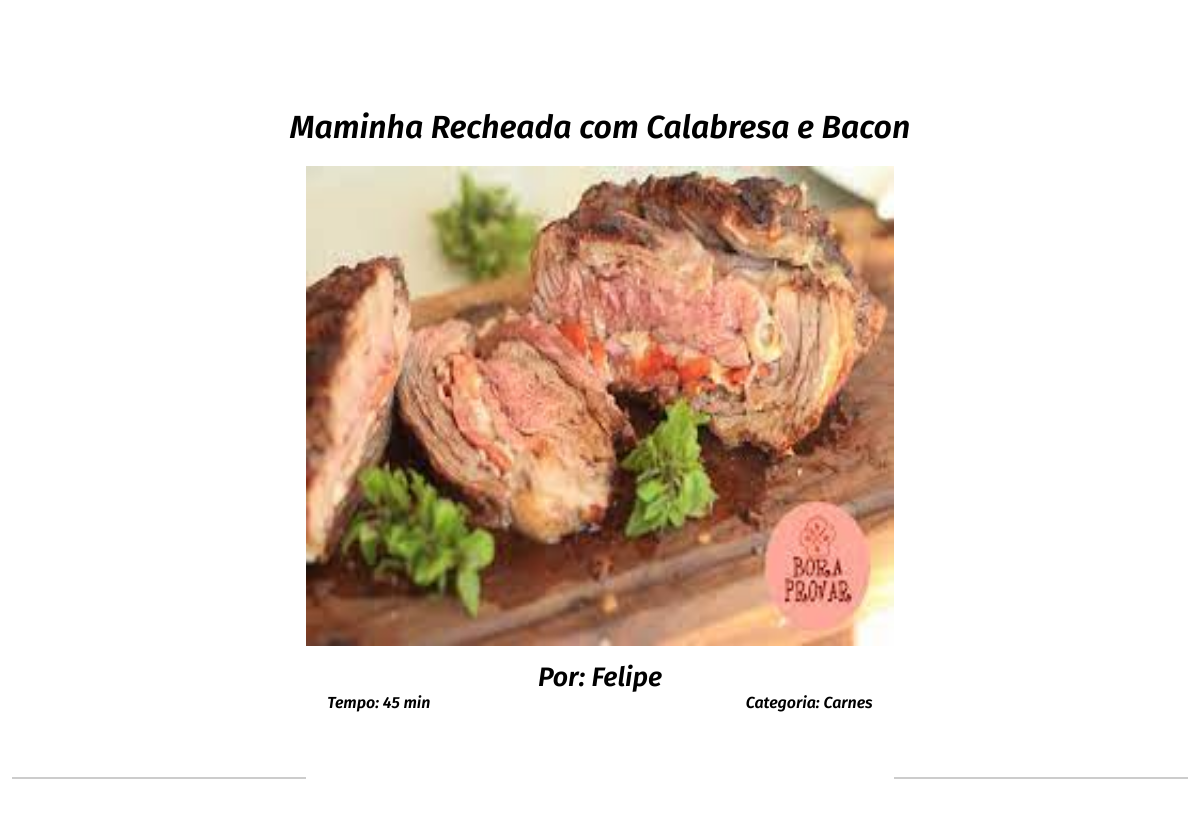
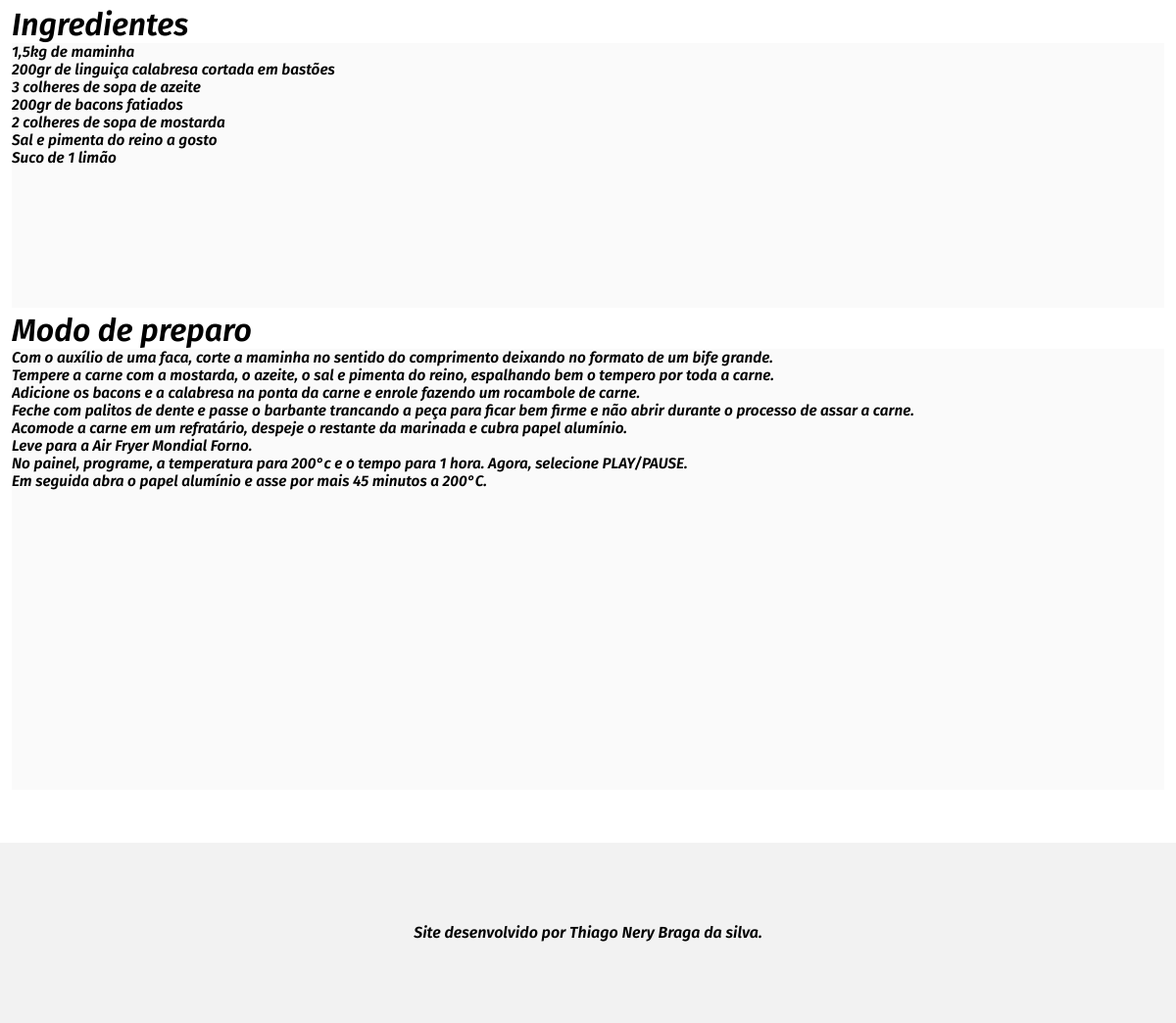
Page /homepage/24 on the committed database (2 pictures, top to bottom).
### receitas/models.py (models this page shows)
class PostReceitas(models.Model):
    post_codigo = models.BigAutoField(primary_key=True,verbose_name='Codigo')
    post_usuario_fk = models.ForeignKey(User, on_delete=models.CASCADE, blank=True, null=True,
                                        verbose_name='Usuario')
    post_categoria_fk = models.ForeignKey(CategoriaModel, on_delete=models.DO_NOTHING,blank=True, null=True)
    post_foto = models.ImageField(upload_to='produto_imagens/%Y/%m/', blank=True, null=True)
    post_nome = models.CharField(max_length=80, blank=True,null=True, verbose_name='Nome da receita')
    post_tempo = models.IntegerField(null=True)
    post_ingredientes = models.TextField(max_length=1000, blank=True,null=True)
    post_preparo = models.TextField(max_length=1000, blank=True,null=True)
    post_publicado = models.BooleanField(default=False, verbose_name='Publicado')

class CategoriaModel(models.Model):
    cat_codigo = models.BigAutoField(primary_key=True)
    cat_nome = models.CharField(max_length=35, null=True)
    def __str__(self):
        return self.cat_nome

### receitas/views.py (the view)
# urls.py: path('<post_codigo>',views.Detalhe.as_view(),name='detalhe'),
class Detalhe(DetailView):
    model = models.PostReceitas
    template_name = 'receitas/detalhe.html'
    context_object_name = 'receita'
    pk_url_kwarg = 'post_codigo'

### receitas/templates/receitas/detalhe.html (shortened to what this page needs)
{%extends 'base.html'%}
{%block body %}
    <main class="main-pagina">
        <div class="container-receita-detalhe">
            <h1 class="receita-detalhe-tituto">{{receita.post_nome}}</h1>
            <img src="{{ receita.post_foto.url }}" alt="" class="img-receita-detalhe">
            <p class="autor-receita">Por: {{receita.post_usuario_fk}}</p>
            <div class="informacoes">
                <p>Tempo: {{receita.post_tempo}} min</p>
                 <p>Categoria: {{receita.post_categoria_fk}} </p>
            </div>
            <div class="flex-linha">
                <hr class="linha">
                <hr class="linha">
            </div>
            <h1>Ingredientes</h1>
            <textarea class="receita-ingrediente"  id="ingrediente" disabled rows="15">{{receita.post_ingredientes}}</textarea>
            <h1>Modo de preparo</h1>
             <textarea class="receita-ingrediente" id="preparo" disabled  rows="25">{{receita.post_preparo}}</textarea>
        </div>
    </main>
{% include 'parcias/_footer.html' %}
{%endblock%}

### templates/static/style.css (style rules this page uses)
* { margin: 0; padding: 0; box-sizing: border-box; font-family: 'FiraSans', sans-serif; }
.container-receita-detalhe { margin: 1%; }
.img-receita-detalhe { background-color: #000000; width: 50%; margin: 0 auto; height: 60vh; display:block; }
.autor-receita { margin-top: 15px; text-align: center ; font-size: 20pt; font-weight:700; }
.receita-detalhe-tituto { text-align: center; margin: 20px 0; }
.linha { width:25%; margin:15px 0; background: #ccc; border: none; border-radius:none; height:2px }
.flex-linha { display:flex; margin: 50px 0; justify-content:space-between; }
.informacoes { width: 100%; display: flex; justify-content: space-evenly; align-items: center; }
.receita-ingrediente { border: none; border: none; color: black; font-size: 11.5pt; resize: none; text-align: initial; width: 100%; overflow: hidden; }
.main-pagina { margin-top: 13.45vh; }

### rows in the picture
PostReceitas: post_nome "Maminha Recheada com Calabresa e Bacon", post_foto (picture), post_usuario_fk "Felipe", post_tempo "45", post_categoria_fk "Carnes", post_ingredientes "1,5kg de maminha 200gr de linguiça calabresa cortada em bastões 3 colheres de sopa de azeite 200gr de bacons fatiados 2 colheres de sopa de mostarda Sal e pimenta do reino a gosto Suco de 1 limão", post_preparo "Com o auxílio de uma faca, corte a maminha no sentido do comprimento deixando no formato de um bife grande. Tempere a carne com a mostarda, o azeite, o sal e pimenta do reino, espalhando bem o tempero por toda a carne. Adicione os bacons e a calabresa na ponta da carne e enrole fazendo um rocambole de carne. Feche com palitos de dente e passe o barbante trancando a peça para ficar bem firme e não abrir durante o processo de assar a carne. Acomode a carne em um refratário, despeje o restante da marinada e cubra papel alumínio. Leve para a Air Fryer Mondial Forno. No painel, programe, a temperatura para 200°c e o tempo para 1 hora. Agora, selecione PLAY/PAUSE. Em seguida abra o papel alumínio…"
